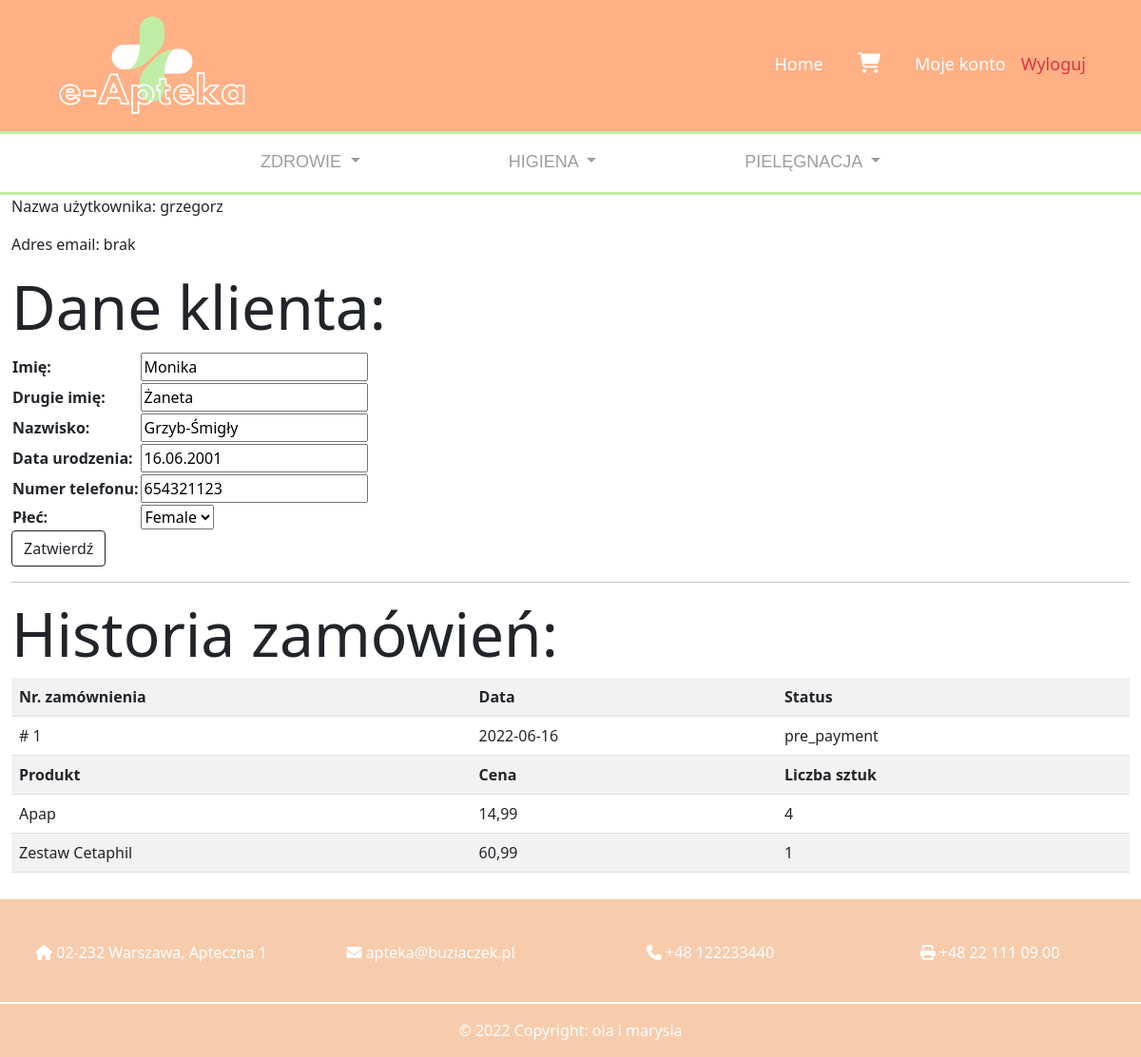
The app's page /user/ (signed in), older data.
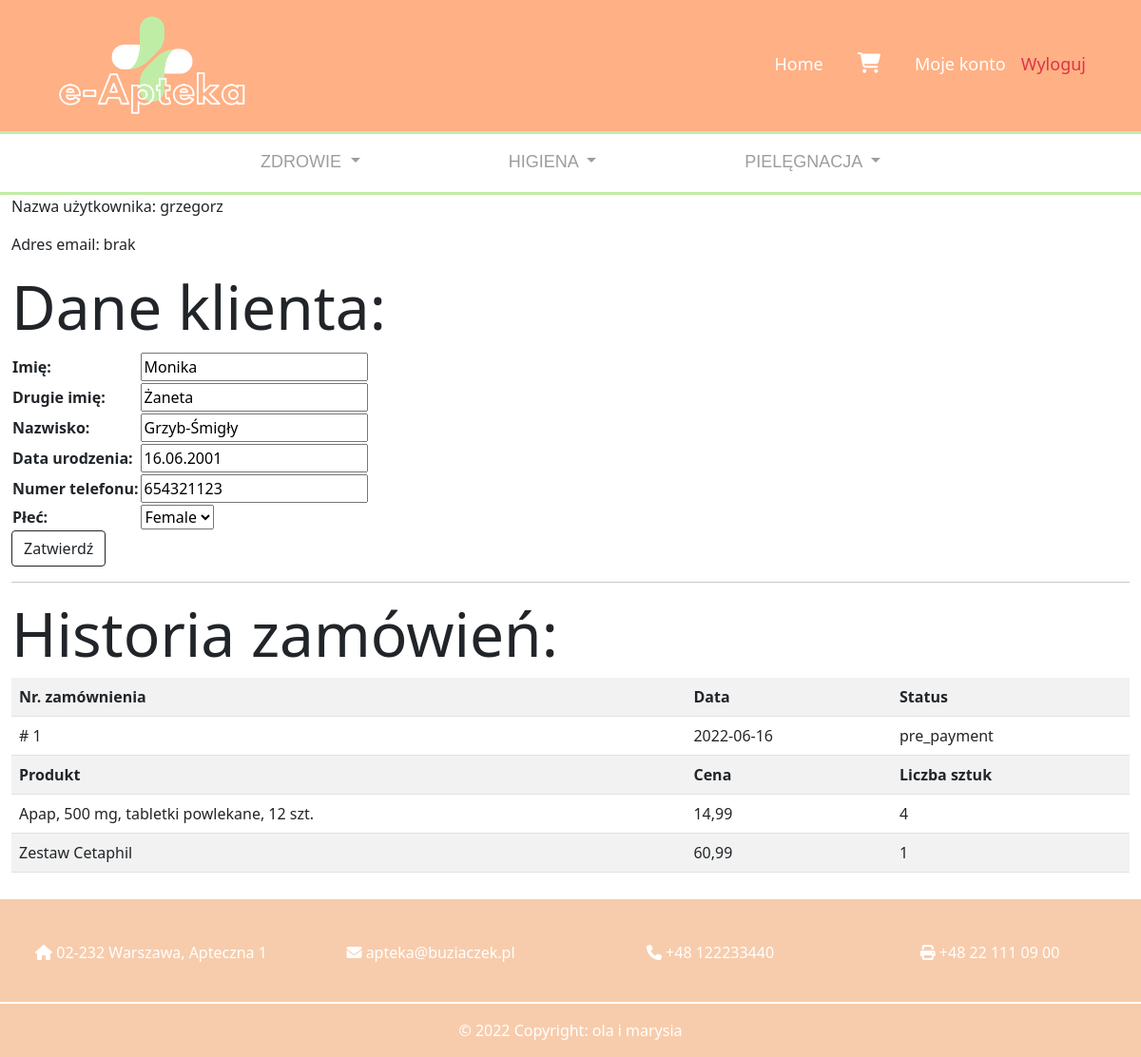
The same page, newer data.
### core/models.py (models this page shows, shortened)
class OrderItem(models.Model):
    item = models.ForeignKey(to='Item', on_delete=models.CASCADE)
    order = models.ForeignKey(to='Order', on_delete=models.CASCADE)
    n_pieces = models.PositiveIntegerField(help_text="Number of ordered item pieces")

class Item(models.Model):
    TABLETS = 'TAB'
    SYRUP = 'SYR'
    GEL = 'G'
    ML = 'ML'
    H = 'H'
    FORM_CHOICES = (
        (TABLETS, 'Tabletki'),
        (SYRUP, 'Syrop'),
        (GEL, 'Żel'),
        (ML, 'Płyn'),
        (H, 'Saszetki')
    )
    name = models.CharField(max_length=60, help_text="Name of the product")
    subcategories = models.ManyToManyField(to='SubCategory', help_text="Subcategories to which the product belongs")
    form = models.CharField(max_length=3, choices=FORM_CHOICES,
                            help_text="The form of the product, eg. tablets, syrup etc.")
    composition = models.TextField(default="brak składu", help_text="The composition of the product")
    description = models.TextField(default="brak opisu", help_text="The description of the product")
    net_weight = models.PositiveIntegerField(help_text="Net weight of the product (in grams)")
    price = models.DecimalField(max_digits=6, decimal_places=2, help_text="The regular price of the product")
    price_sale = models.DecimalField(max_digits=6, decimal_places=2, null=True, blank=True,
                                     help_text="The sale price of the product")
    manufacturer = models.ForeignKey(to='Manufacturer', on_delete=models.CASCADE,
                                     help_text="The manufacturer of the product")
    in_stock = models.PositiveBigIntegerField(help_text="Number of product pieces in stock")
    image = models.ImageField(upload_to='core/images/items', null=True, blank=True)

### core/views.py (the view, shortened to what this page needs)
# urls.py: path('user/', views.UserView.as_view(), name='user')
class UserView(View):
    def get(self, request):
        user = request.user
        if hasattr(user, "customer"):
            customer = user.customer
            customer_form = CustomerForm(instance=customer)
            logging.debug(customer)
        else:
            customer = None
            customer_form = CustomerForm()
        orders = Order.objects.filter(user=user).order_by("-date")
        context = {"user": user, "customer": customer, "customer_form": customer_form, "orders": orders}
        return render(request, template_name="core/user.html", context=context)

### core/forms.py
class CustomerForm(forms.ModelForm):
    def __init__(self, *args, **kwargs):
        super().__init__(*args, **kwargs)
        for fieldname in self.Meta.fields:
            self.fields[fieldname].help_text = None
    class Meta:
        model = Customer
        fields = ["first_name", "second_name", "last_name",
                  "date_of_birth", "phone_number", "gender"]
        labels = {
            "first_name": "Imię",
            "second_name": "Drugie imię",
            "last_name": "Nazwisko",
            "date_of_birth": "Data urodzenia",
            "phone_number": "Numer telefonu",
            "gender": "Płeć"
        }

### core/context_processors.py (called while the page is built)
def categories_context(request):
    categories = [Category.objects.get(name="Zdrowie"),
                  Category.objects.get(name="Higiena"),
                  Category.objects.get(name="Pielęgnacja")]
    return {"categories": categories}

### templates/core/user.html (shortened to what this page needs)
{% extends "base.html" %}
{% block content %}
  <p>Nazwa użytkownika: {{ user.username }}</p>
  {% if user.email %}
  <p>Adres email: {{ user.email }}</p>
  {% else %}
  <p>Adres email: brak</p>
  {% endif %}
  <h3 class="display-3">Dane klienta:</h3>
  {% if customer %}
    <form action="" method="post">
    <table>
    {{ customer_form.as_table }}
    </table>
    <input type="submit" value="Zatwierdź" class="btn btn-outline-dark" id="confirm">
    </form>
  {% else %}
  <h4>Brak danych</h4>
  {% endif %}
  <hr>
  <h3 class="display-3">Historia zamówień:</h3>
    <table class="table table-striped">
      {% for order in orders %}
        <tr>
          <th>Nr. zamównienia</th>
          <th>Data</th>
          <th>Status</th>
        </tr>
        <tr>
          <td># {{ order.id }}</td>
          <td>{{ order.date.isoformat }}</td>
          <td>{{ order.status }}</td>
        </tr>
        <tr>
         <th>Produkt</th>
         <th>Cena</th>
         <th>Liczba sztuk</th>
        </tr>
        {% for order_item in order.orderitem_set.all %}
        <tr>
          <td>
            {{ order_item.item.name }}
          </td>
          <td>
            {% if order_item.item.price_sale %}
              {{ order_item.item.price_sale }}
            {% else %}
              {{ order_item.item.price }}
            {% endif %}
          </td>
          <td>
            {{ order_item.n_pieces }}
          </td>
        </tr>
        {% endfor %}
      {% endfor %}
    </table>
{% endblock %}

Row changes from the older to the newer data that the page shows:
changed through a linked row, OrderItem: item.name "Apap" → "Apap, 500 mg, tabletki powlekane, 12 szt."
